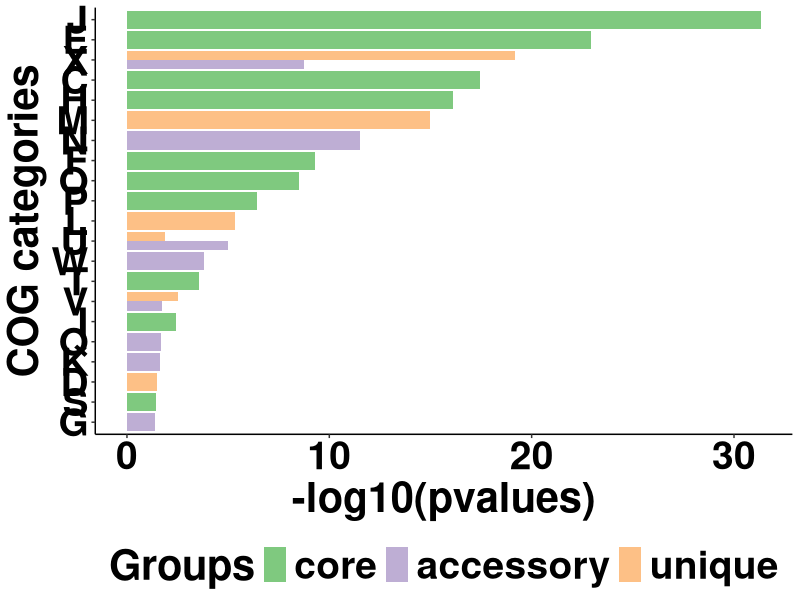

R code for this plot:
library(tidyverse)
library(dplyr) 
library(ggplot2) 
library(rlist)

## Read COG enrichment files.
core <- read.table(file = "R_code/Supplementary_fig_data/FigS7.A.EC_ori_CG100_core.txt", sep = "\t" )
acc <- read.table(file = "R_code/Supplementary_fig_data/FigS7.A.EC_ori_CG100_acc.txt", sep = "\t" )
uniq <- read.table(file = "R_code/Supplementary_fig_data/FigS7.A.EC_ori_CG100_uniq.txt", sep = "\t" )

## Reformat data.
Groups <- rep("core", 10)
COG <- core$V1
pvalue <- core$V6
core_data <- data.frame(Groups,COG, pvalue)

Groups <- rep("accessory", 8)
COG <- acc$V1
pvalue <- acc$V6
acc_data <- data.frame(Groups,COG, pvalue)

Groups <- rep("unique", 6)
COG <- uniq$V1
pvalue <- uniq$V6
uniq_data <- data.frame(Groups,COG, pvalue)

EC_enrich_data <- rbind(core_data, acc_data, uniq_data)
EC_enrich_data$Groups <- factor(EC_enrich_data$Groups, levels=c("core", "accessory", "unique"))
COG_list <- c("J", "E", "X", "C", "H", "M", "N", "F", "O", "P","L","U", "W", "T", "V", "I", "Q", "K", "D", "S", "G")
COG_order <-  list.reverse(COG_list)
EC_enrich_data$COG <- factor(EC_enrich_data$COG, levels=COG_order)

## Generate plot.
enrich_plot <- ggplot(EC_enrich_data, aes(x = COG, y = -log10(pvalue), fill=Groups))+
  geom_bar(stat="identity", position = position_dodge())+
  scale_fill_brewer(palette="Accent" )+
  theme(panel.grid.major = element_blank(), panel.grid.minor = element_blank(),
        panel.background = element_blank(), axis.line = element_line(colour = "black"),
        legend.position="bottom",
        legend.text = element_text(colour="black", size=28, face= "bold"),
        legend.title = element_text(colour="black", size=30, face= "bold"),
        axis.text.x = element_text(color="black", size=28, face= "bold"),
        axis.text.y = element_text(color="black", size=28, face= "bold"),
        axis.title.x = element_text(size=30, face= "bold"),
        axis.title.y = element_text(size=30, face= "bold"))+
  scale_x_discrete(name = "COG categories")+
  scale_y_continuous(name = "-log10(pvalues)")+
  coord_flip()
